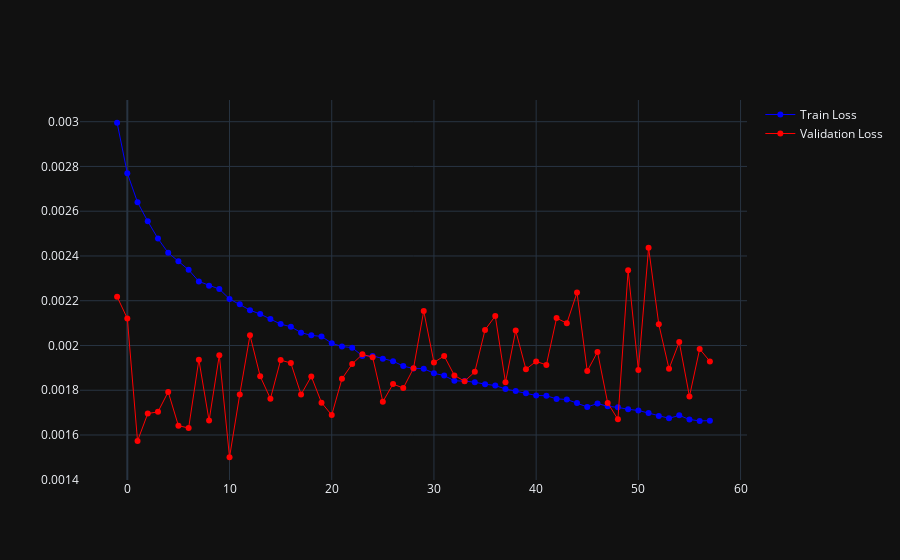

Write notebook code for a chart like this one.
### Code cell
fig = go.Figure()
fig.add_trace(go.Scatter(x=np.arange(len(loss))-1, y=loss[1:],
                    mode='lines+markers',
                    name='Train Loss',
                    line=dict(color="blue",width=1)))

fig.add_trace(go.Scatter(x=np.arange(len(val_loss))-1, y=val_loss[1:],
                    mode='lines+markers',
                    name='Validation Loss',
                    line=dict(color="red",width=1)))

fig.update_layout(template="plotly_dark")
